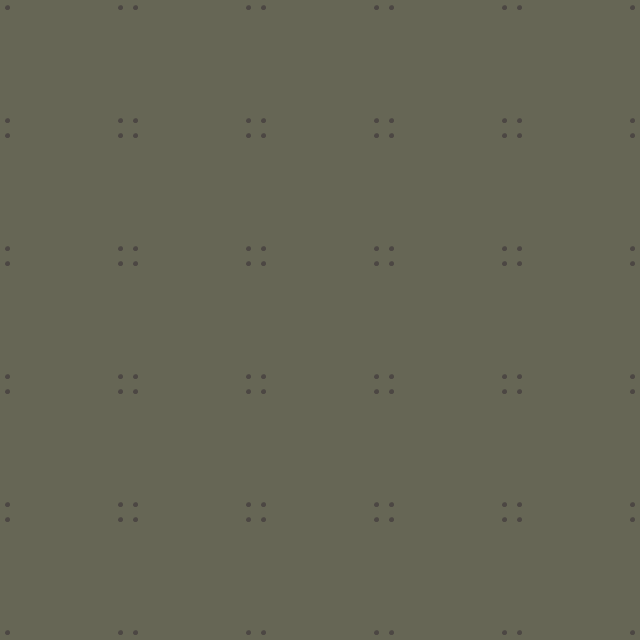

A level layout from a 2D game, rendered from its tile map. Below: a short description, then the map file with its tile-grid data intact:
An orthogonal 5x5 tile map with 128x128 px tiles, 2 tile layers (Floor, Walls).

<map version="1.0" orientation="orthogonal" renderorder="right-down" width="5" height="5" tilewidth="128" tileheight="128" nextobjectid="1">
 <properties>
  <property name="unity:scale" value="0.02" />
 </properties>
 <tileset firstgid="1" source="MetalTiles.tsx" />
 <layer name="Floor" width="5" height="5">
  <properties>
   <property name="unity:sortingLayerName" value="ground" />
   <property name="unity:sortingOrder" type="int" value="0" />
  </properties>
  <data encoding="csv">
2,2,2,2,2,
2,2,2,2,2,
2,2,2,2,2,
2,2,2,2,2,
2,2,2,2,2
</data>
 </layer>
 <layer name="Walls" width="5" height="5">
  <data encoding="csv">
0,0,0,0,0,
0,0,0,0,0,
0,0,0,0,0,
0,0,0,0,0,
0,0,0,0,0
</data>
 </layer>
</map>
